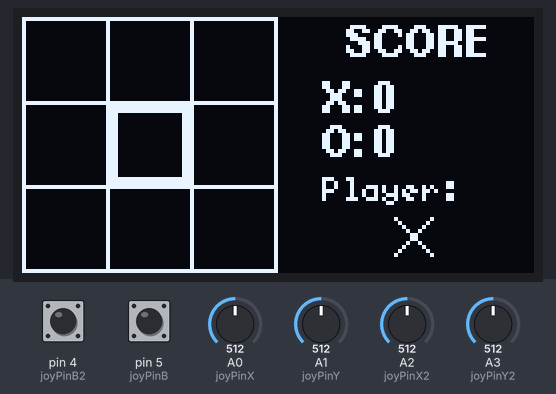
This sketch was run on a simulated Arduino Uno, built with avr-gcc and run on an emulated ATmega328P. Shown: 128×64 one-colour display. The test bench sets the inputs (shaded band); at power-on: A0 (joyPinX) = 512, A1 (joyPinY) = 512, pin 5 (joyPinB) HIGH, A3 (joyPinY2) = 512, pin 4 (joyPinB2) HIGH, A2 (joyPinX2) = 512.

Above: at 1.2 s.
1.3 s: A0 (joyPinX) set to 190
At 1.9 s:
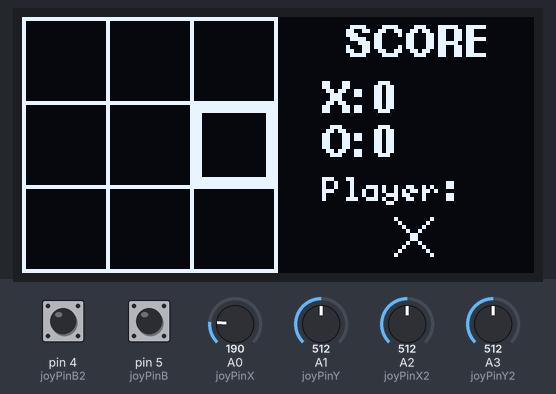
3.1 s: A1 (joyPinY) set to 190
At 4.3 s:
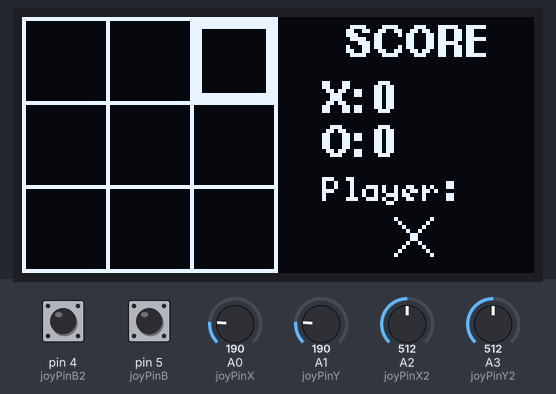
5.0 s: pin 5 (joyPinB) pulled LOW for 0.25 s
At 5.7 s:
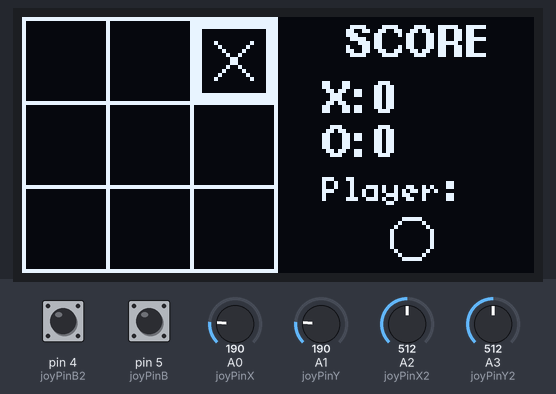
6.8 s: A3 (joyPinY2) set to 833
At 8.0 s:
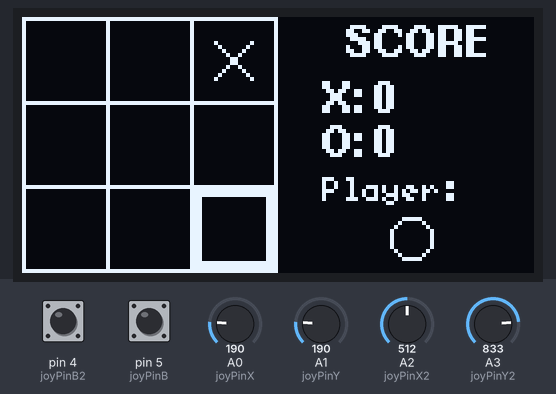
8.8 s: pin 4 (joyPinB2) pulled LOW for 0.25 s
At 10.3 s:
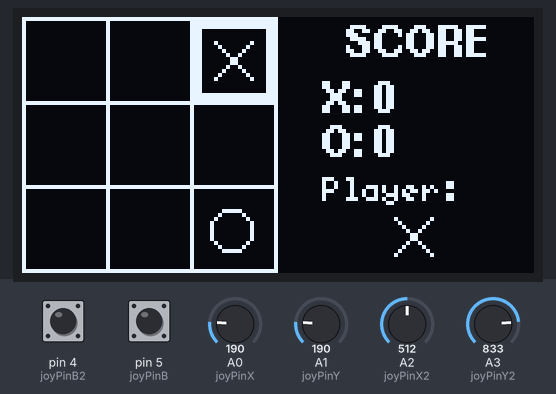
Timing chart, 0 to 11.7 s (numbered marks = the images above; inputs shaded):
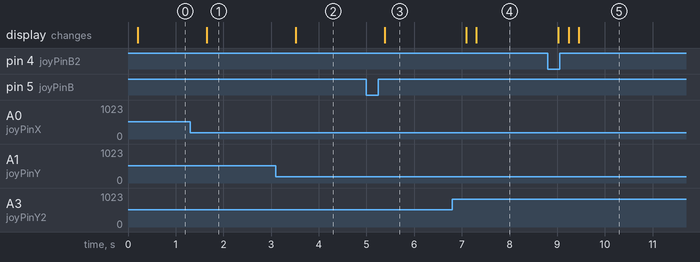

Measured:
- after the input at 1.3 s, the display: changes after 0.35 s (image 1)
- after the input at 3.1 s, the display: changes after 0.41 s (image 2)
- after the input at 5.0 s, the display: changes after 0.38 s (image 3)
- after the input at 6.8 s, the display: first changes after 0.29 s (image 4 shows a later state)
- after the input at 8.8 s, the display: first changes after 0.22 s (image 5 shows a later state)

The sketch:

oledTicTacToe.ino
```cpp
// (licence header left out)
#include "U8glib.h"

U8GLIB_SSD1306_128X64 u8g(U8G_I2C_OPT_DEV_0|U8G_I2C_OPT_NO_ACK|U8G_I2C_OPT_FAST); //Fast I2C / TWI

#define joyPinX 0
#define joyPinY 1
#define joyPinB 5
#define joyPinX2 2
#define joyPinY2 3
#define joyPinB2 4

#define SVK false //Slovak language
#define ENG true //English language
bool lang = ENG; //ENG - English language, SVK - Slovak language

uint8_t selX = 2;
uint8_t selY = 2;
uint16_t scoreX, scoreO;

char player = 'X';

char field[3][3]; //field[X][Y]
bool fieldx[3][3]; //fieldx[X][Y]
const uint8_t coords[3] = {6, 27, 48};

void drawCross(uint8_t x, uint8_t y) {
  u8g.drawLine(x, y, x + 9, y + 9); //top left - bottom right slash
  u8g.drawLine(x + 9, y, x, y + 9); //down left - top right slash
}

void drawCircle(uint8_t x, uint8_t y) {
  u8g.drawEllipse(x + 4, y + 5, 5, 5);
}

void playerSwitch() {
  if (player == 'O'){player = 'X';}
  else if (player == 'X'){player = 'O';}
}

void draw(void) {
  u8g.firstPage();
  do {
    //draws the game field
    u8g.drawFrame(0, 0, 64, 64); //frame
    u8g.drawLine(0, 21, 63, 21); //horizontal line
    u8g.drawLine(0, 42, 63, 42); //horizontal line
    u8g.drawLine(21, 0, 21, 63); //vertical line
    u8g.drawLine(42, 0, 42, 63); //vertical line

    //draws the game field elements (X or O)
    for (uint8_t i = 0; i <= 2; i++) {
      for (uint8_t j = 0; j <= 2; j++) {
        if (field[i][j] == 'O'){drawCircle(coords[i], coords[j]);}
        else if (field[i][j] == 'X'){drawCross(coords[i], coords[j]);}
      }
    }

    //draws the selection box
    uint8_t selBoxX, selBoxY;
    if (selX == 1){selBoxX = 1;}
    else if (selX == 2){selBoxX = 22;}
    else if (selX == 3){selBoxX = 43;}

    if (selY == 1){selBoxY = 1;}
    else if (selY == 2){selBoxY = 22;}
    else if (selY == 3){selBoxY = 43;}

    u8g.drawFrame(selBoxX, selBoxY, 20, 20);
    u8g.drawFrame(selBoxX+1, selBoxY+1, 18, 18);

    //draws the sidebar
    u8g.setFont(u8g_font_helvB08);
    if (lang == SVK){u8g.drawStr(81, 10, "SKORE");}
    else if (lang == ENG){u8g.drawStr(81, 10, "SCORE");}
    u8g.drawStr(75, 24, "X:");
    u8g.setPrintPos(88, 24);
    u8g.print(scoreX);
    u8g.drawStr(75, 35, "O:");
    u8g.setPrintPos(88, 35);
    u8g.print(scoreO);

    u8g.setFont(u8g_font_5x8);
    if (lang == SVK){u8g.drawStr(75, 46, "Na rade:");}
    else if (lang == ENG){u8g.drawStr(75, 46, "Player:");}
    if (player == 'X'){drawCross(93, 50);}
    else if (player == 'O'){drawCircle(93 , 50);}
  } while(u8g.nextPage());
}

void drawWin(char player) {
  //handles the score table
  if (player == 'X') {
    scoreX++;
  } else if (player == 'O') {
    scoreO++;
  }
  playerSwitch(); //switches the players
  draw(); //draws the board with players switched
  delay(2000); //delay for players to check which 3 squares led to the win - winning squares highlighting can be added

  //clears the game field arrays
  for (uint8_t i = 0; i <= 2; i++) {
    for (uint8_t j = 0; j <= 2; j++) {
       field[i][j] = ' ';
       fieldx[i][j] = false;
    }
  }

  //draws the win screen
  u8g.firstPage();
  do {
    #define x 54
    #define y 11
    u8g.setFont(u8g_font_9x18B);
    if (player == 'X') {
      u8g.drawLine(x, y, x + 20, y + 20); //top left - bottom right slash
      u8g.drawLine(x + 20, y, x, y + 20); //down left - top right slash
      if (lang == SVK){u8g.drawStr(34, 54, "Vyhral!");}
      else if (lang == ENG){u8g.drawStr(48, 54, "Won!");}
    } else if (player == 'O') {
      u8g.drawEllipse(x + 10, y + 12, 12, 12);
      if (lang == SVK){u8g.drawStr(34, 54, "Vyhral!");}
      else if (lang == ENG){u8g.drawStr(48, 54, "Won!");}
    } else if (player == 'T') {
      u8g.setFont(u8g_font_courB18);
      if (lang == SVK){u8g.drawStr(17, 41, "REMIZA");}
      else if (lang == ENG){u8g.drawStr(42, 41, "TIE");}
    }
  } while(u8g.nextPage());

  selX = 2; //centers the selection box on X axis
  selY = 2; //centers the selection box on Y axis

  delay(1500); //show the above for 1500ms
  draw(); //draw the new board
  delay(500); //wait for 500ms to avoid accidental input (player pressing down the button while and after the win screen is showing)
}

void setup() {
  pinMode(joyPinB, INPUT_PULLUP);
  pinMode(joyPinB2, INPUT_PULLUP);
}

void loop() {
  uint16_t joyX, joyY, btnState;
  if (player == 'X') {
    btnState = digitalRead(joyPinB);
    joyX = analogRead(joyPinX);
    joyY = analogRead(joyPinY);
  } else if (player == 'O') {
    btnState = digitalRead(joyPinB2);
    joyX = analogRead(joyPinX2);
    joyY = analogRead(joyPinY2);
  }
  if (joyX > 823){selX--;}
  else if (joyX < 200){selX++;}
  if (joyY < 200){selY--;}
  else if (joyY > 823){selY++;}
  if (selX > 3){selX = 3;}
  else if (selX < 1){selX = 1;}
  if (selY > 3){selY = 3;}
  else if (selY < 1){selY = 1;}

  //assigns the game field elements their value (X or O) when the joystick button is pressed
  if (btnState == LOW) {
    for (uint8_t i = 0; i <= 2; i++) {
      for (uint8_t j = 0; j <= 2; j++) {
        if ((selX == i+1) && (selY == j+1) && (fieldx[i][j] == false)) {
          if (player == 'X') {
            field[i][j] = 'X';
            fieldx[i][j] = true;
            playerSwitch();
          } else if (player == 'O') {
            field[i][j] = 'O';
            fieldx[i][j] = true;
            playerSwitch();
          }
        }
      }
    }
  }

  //checks the game field for winning combinations
  if ((field[0][0] == 'X') && (field[1][0] == 'X') && (field[2][0] == 'X')){drawWin('X');}
  else if ((field[0][1] == 'X') && (field[1][1] == 'X') && (field[2][1] == 'X')){drawWin('X');}
  else if ((field[0][2] == 'X') && (field[1][2] == 'X') && (field[2][2] == 'X')){drawWin('X');}
  else if ((field[0][0] == 'X') && (field[0][1] == 'X') && (field[0][2] == 'X')){drawWin('X');}
  else if ((field[1][0] == 'X') && (field[1][1] == 'X') && (field[1][2] == 'X')){drawWin('X');}
  else if ((field[2][0] == 'X') && (field[2][1] == 'X') && (field[2][2] == 'X')){drawWin('X');}
  else if ((field[0][0] == 'X') && (field[1][1] == 'X') && (field[2][2] == 'X')){drawWin('X');}
  else if ((field[2][0] == 'X') && (field[1][1] == 'X') && (field[0][2] == 'X')){drawWin('X');}
  else if ((field[0][0] == 'O') && (field[1][0] == 'O') && (field[2][0] == 'O')){drawWin('O');}
  else if ((field[0][1] == 'O') && (field[1][1] == 'O') && (field[2][1] == 'O')){drawWin('O');}
  else if ((field[0][2] == 'O') && (field[1][2] == 'O') && (field[2][2] == 'O')){drawWin('O');}
  else if ((field[0][0] == 'O') && (field[0][1] == 'O') && (field[0][2] == 'O')){drawWin('O');}
  else if ((field[1][0] == 'O') && (field[1][1] == 'O') && (field[1][2] == 'O')){drawWin('O');}
  else if ((field[2][0] == 'O') && (field[2][1] == 'O') && (field[2][2] == 'O')){drawWin('O');}
  else if ((field[0][0] == 'O') && (field[1][1] == 'O') && (field[2][2] == 'O')){drawWin('O');}
  else if ((field[2][0] == 'O') && (field[1][1] == 'O') && (field[0][2] == 'O')){drawWin('O');}
  else if ((fieldx[0][0] == true) && (fieldx[0][1] == true) && (fieldx[0][2] == true) && (fieldx[1][0] == true) && (fieldx[1][1] == true) && (fieldx[1][2] == true) && (fieldx[2][0] == true) && (fieldx[2][1] == true) && (fieldx[2][2] == true)){drawWin('T');}

  draw();
}
```
